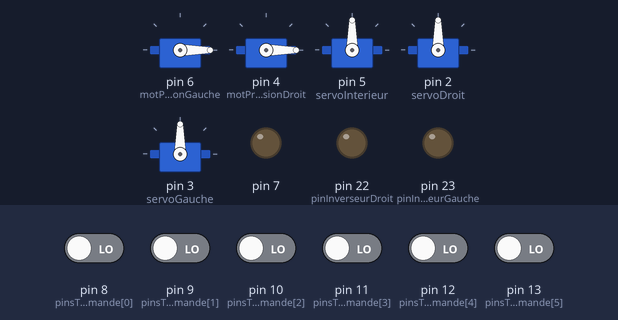
Recording of a sketch running on a simulated Arduino Mega 2560, built with avr-gcc and run on an emulated ATmega2560. Shown: 5 × servo, output pins drawn as LEDs (lit = HIGH). The test bench sets the inputs (shaded band); at power-on: pin 8 (pinsTelecommande[0]), pin 9 (pinsTelecommande[1]), pin 10 (pinsTelecommande[2]), pin 11 (pinsTelecommande[3]), pin 12 (pinsTelecommande[4]), pin 13 (pinsTelecommande[5]) LOW. What the sketch prints to the serial monitor is not drawn.

Above: at 0.15 s.
Timing chart, 0 to 1.8 s (numbered marks = the images above):
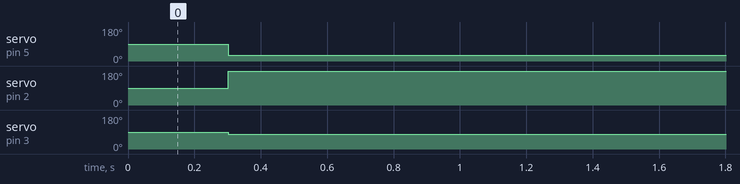

The sketch:

NouvellePropulsion.ino
```cpp
#include <Servo.h>

#define MIN_PULSE_LENGTH 1000 // Minimum pulse length in µs
#define MAX_PULSE_LENGTH 2000 // Maximum pulse length in µs
#define propultionMax 1300 //valeur max de propultion

Servo servoInterieur, servoDroit, servoGauche, motPropulsionGauche, motPropulsionDroit;

int tmp;
int CoeffGauche = 1 ;
int CoeffDroit = 1 ;

int arriveeTelecommande[6];
int pinsTelecommande[] = {8,9,10,11,12,13};

//motPropulsionDroit =4;
int pinInverseurDroit = 22;  //anciennement 5
//motPropulsionGauche = 6;
int pinInverseurGauche = 23; //anciennement 7


int joystickDroit = 1;
int joystickGauche = 2;

int valeurTelHaute = 1560; // pour ne pas compter les valeurs 1460 et 1540
int valeurTelBasse = 1440;
String sensG = "Null";
String sensD = "Null";
int chronoSwitchD = 0;
int chronoSwitchG = 0;
const int tmpsDArret = 3000; // Temps d'arrêt des moteurs de propulsion quand on change de sens
```

Init.ino
```cpp
void setup()
{
  // put your setup code here, to run once:
   Serial.begin(9600);

  motPropulsionGauche.attach(6, MIN_PULSE_LENGTH, MAX_PULSE_LENGTH);
  motPropulsionDroit.attach(4, MIN_PULSE_LENGTH, MAX_PULSE_LENGTH);


  motPropulsionGauche.write(MAX_PULSE_LENGTH);
  motPropulsionDroit.write(MAX_PULSE_LENGTH);


  motPropulsionGauche.write(MIN_PULSE_LENGTH);
  motPropulsionDroit.write(MIN_PULSE_LENGTH);


  servoInterieur.attach(5);
  servoDroit.attach(2);
  servoGauche.attach(3);

  pinMode(22,OUTPUT);
  pinMode(23,OUTPUT);
  pinMode(2,OUTPUT);
  pinMode(3,OUTPUT);
  pinMode(4,OUTPUT);
  pinMode(5,OUTPUT);
  pinMode(6,OUTPUT);
  pinMode(7,OUTPUT);
  pinMode(8,INPUT);
  pinMode(9,INPUT);
  pinMode(10,INPUT);
  pinMode(11,INPUT);
  pinMode(12,INPUT);
  pinMode(13,INPUT);

}
```

Main.ino
```cpp
void loop()
{
 measureTelecommande();

//Servo intérieur (4 positions) A CHANGER SUR LA TELECOMMANDE

if (arriveeTelecommande[5]<1100){
  servoInterieur.write(30);
}
if (arriveeTelecommande[5]>1200 && arriveeTelecommande[5]<1400){
  servoInterieur.write(75);
}
if (arriveeTelecommande[5]>1500 && arriveeTelecommande[5]<1700){
  servoInterieur.write(120);
}
if (arriveeTelecommande[5]>1800){
  servoInterieur.write(165);

}

//Servos Extérieurs (2 positions)
if (arriveeTelecommande[4]<1300){
  servoDroit.write(180);
  servoGauche.write(78);
}
if (arriveeTelecommande[4]>1700){
  servoDroit.write(70);
  servoGauche.write(180);
}
if (arriveeTelecommande[joystickGauche]<500 && arriveeTelecommande[joystickGauche]>-10 ||arriveeTelecommande[joystickDroit]<500 && arriveeTelecommande[joystickDroit]>-10 ) { // si jamais le recepteur radio se déconnecte, les moteurs s'éteignent automatiquement
moteurGauche(1500);
moteurDroit(1500);
}
else {
// Rajout d'un coefficient pour chaque moteur, si les moteur ne sont pas centrés correctement, changer coefficient pour éviter de tourner
int arriveemoteurGauche=CoeffGauche*arriveeTelecommande[joystickGauche];
int arriveemoteurDroit=CoeffDroit*arriveeTelecommande[joystickDroit];

moteurGauche(arriveemoteurGauche); // Commander le moteur Gauche
moteurDroit(arriveemoteurDroit); // Commander le moteur Droit
}

}
```

MoteurDroit.ino
```cpp
void moteurDroit(int arriveeTele){

if ((arriveeTele > valeurTelBasse && arriveeTele < valeurTelHaute) || millis()-chronoSwitchD < tmpsDArret)
  {
   motPropulsionDroit.write(0);
  }
else {
  //sens avant
  if (arriveeTele >= valeurTelHaute){
    if (sensD != "Avant") //alors il faut changer le sens de marche, cad mettre le moteur a zéro puis changer de sens
    {
      motPropulsionDroit.write(0);
      chronoSwitchD = millis();
      digitalWrite(pinInverseurDroit, HIGH);
      sensD="Avant" ;
    }
   else
    { // fonctionnement normal
      motPropulsionDroit.write(map(arriveeTele,valeurTelHaute,2000,1000,propultionMax));
    }
  }
   //sens arriere
  if (arriveeTele <= valeurTelBasse){
    if (sensD != "Arriere") //alors il faut changer le sens de marche, cad mettre le moteur a zéro puis changer de sens
    {
      motPropulsionDroit.write(0);
      chronoSwitchD = millis();
      digitalWrite(pinInverseurDroit, LOW);
      sensD="Arriere" ;
    }
   else
    { // fonctionnement normal
      motPropulsionDroit.write(map(arriveeTele,valeurTelBasse,1000,1000,propultionMax));
    }
  }
}
}
```

MoteurGauche.ino
```cpp
void moteurGauche(int arriveeTele){

if ((arriveeTele >  valeurTelBasse && arriveeTele < valeurTelHaute) || millis()-chronoSwitchG < tmpsDArret)
  {
   motPropulsionGauche.write(0);
  }
else {
  //sens avant
  if (arriveeTele >= valeurTelHaute){
    if (sensG != "Avant") //alors il faut changer le sens de marche, cad mettre le moteur a zéro puis changer de sens
    {
      motPropulsionGauche.write(0);
      chronoSwitchG = millis();
      digitalWrite(pinInverseurGauche, LOW);
      sensG="Avant" ;
    }
   else
    { // fonctionnement normal
      motPropulsionGauche.write(map(arriveeTele,valeurTelHaute,2000,1000,propultionMax));
    }
  }
   //sens arriere
  if (arriveeTele <= valeurTelBasse){
    if (sensG != "Arriere") //alors il faut changer le sens de marche, cad mettre le moteur a zéro puis changer de sens
    {
      motPropulsionGauche.write(0);
      chronoSwitchG = millis();
      digitalWrite(pinInverseurGauche, HIGH);
      sensG="Arriere" ;
    }
   else
    { // fonctionnement normal
      motPropulsionGauche.write(map(arriveeTele,valeurTelBasse,1000,1000,propultionMax));
    }
  }
}
}
```

P_MesuresTelecommande.ino
```cpp
void measureTelecommande()
{

  for(int i = 0; i <= 5; i++)
  {
    arriveeTelecommande[i] = pulseIn(pinsTelecommande[i],HIGH, 50000);
    //Serial.println(i);
   Serial.println(arriveeTelecommande[4]);
  }

}
```

Measured:
- by itself, servo on pin 5 (servoInterieur): 90° → 30° at 0.30 s
- by itself, servo on pin 2 (servoDroit): 90° → 180° at 0.30 s
- by itself, servo on pin 3 (servoGauche): 90° → 78° at 0.30 s
